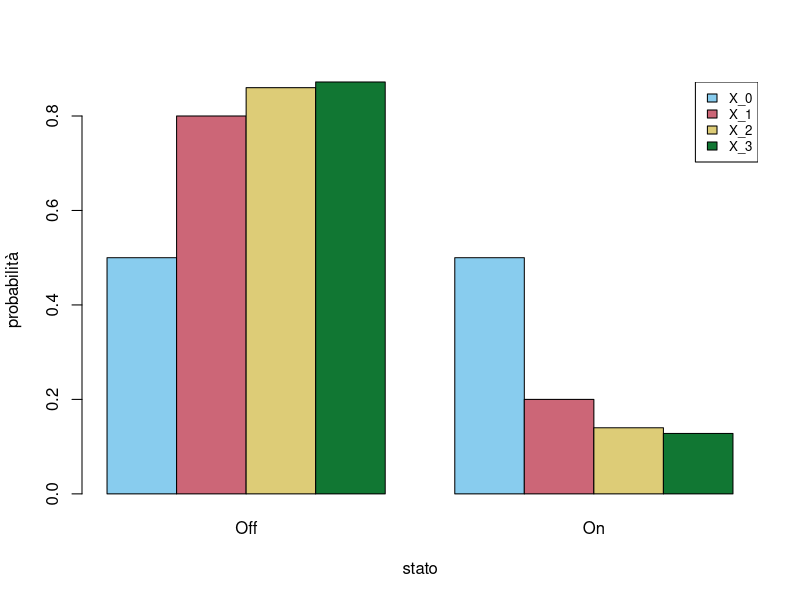
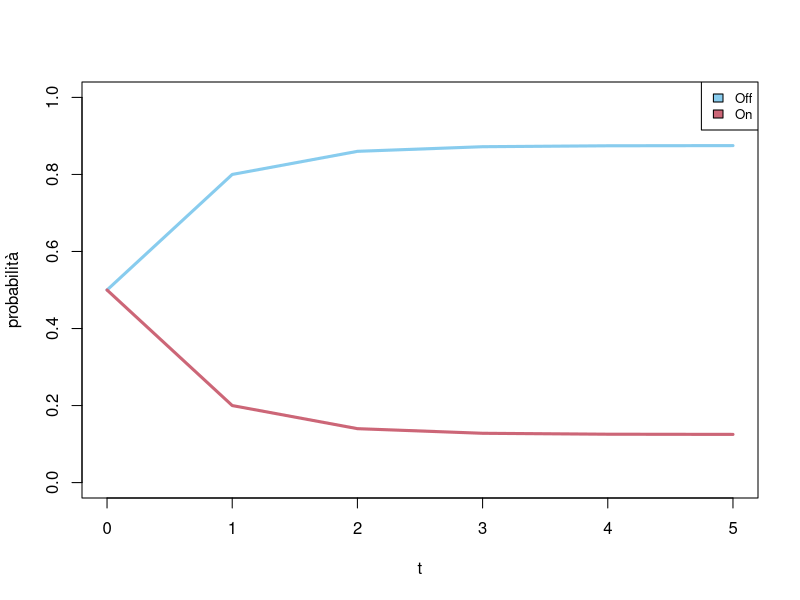
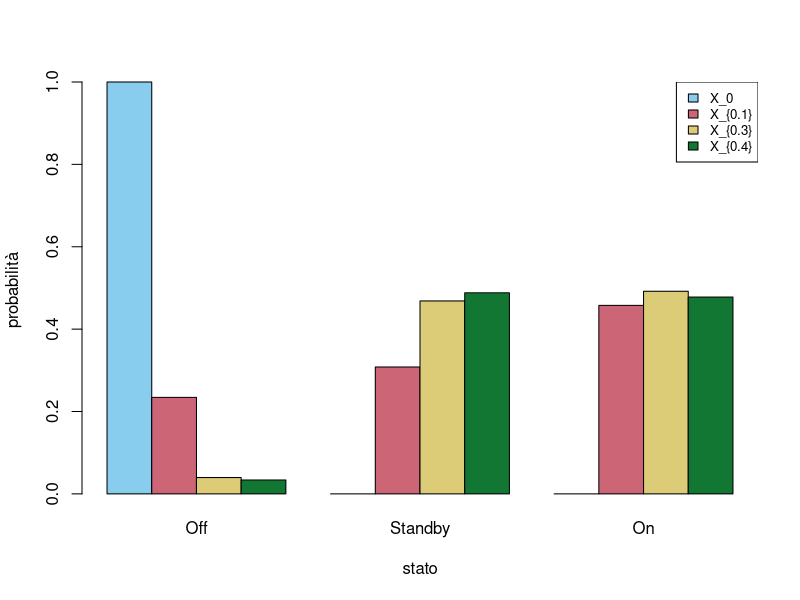
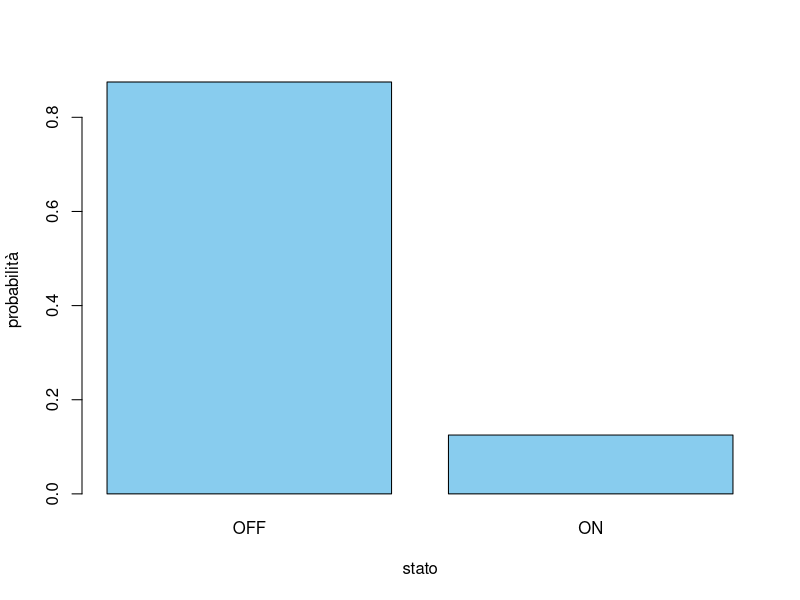
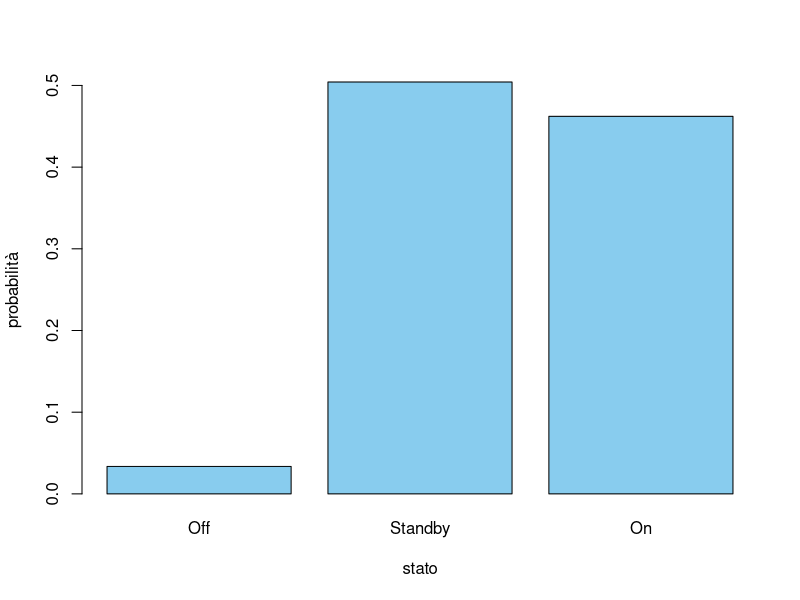

The R script that drew these images, in order:
## ---- chunk 1

miei_colori  = c("#88CCEE", "#CC6677", "#DDCC77", "#117733", "#332288", "#AA4499", "#888888")

#Parametri globali
knitr::opts_chunk$set(dev='svg', fig.width = 5, fig.align = 'center', tidy=FALSE)
## ---- chunk 2

# rappresentiamo lo stato iniziale  come un vettore riga

dens_0 <- matrix( c(1/2,1/2), nrow=1)

# definiamo la matrice di transizione

Q = matrix( c(0.9, 0.1, 0.7,0.3 ), nrow=2, byrow=TRUE)

# otteniamo le densità marginali tramite prodotto vettore*matrice

dens_1 = dens_0 %*% Q
dens_2 = dens_1 %*% Q
dens_3 = dens_2 %*% Q

# al solito per rappresentarle in un singolo grafico costruiamo una matrice a partire dalle densità (ciascuna densità è una riga)

dens_matrice <- rbind(dens_0, dens_1, dens_2, dens_3)

# Plottiamo il diagramma a barre

alternative = c("Off", "On")
colori = miei_colori[1:4]

barplot( dens_matrice, beside=TRUE, col=colori, names.arg=alternative, ylab="probabilità", xlab="stato")

# Aggiungiamo una legenda

legend('topright', fill=colori, legend=c("X_0", "X_1", "X_2", "X_3"), cex=0.8)

## ---- chunk 3


t = seq(0,5, by=1)

dens = dens_0
dens_matrice = dens_0

for(iter in 2:length(t)){
  dens = dens %*% Q
  dens_matrice = rbind( dens_matrice, dens)
}

plot( t, dens_matrice[,1], col=miei_colori[1], ylim=c(0,1), ylab='probabilità', type='l', lwd=3)
lines( t, dens_matrice[,2], col=miei_colori[2],type='l', lwd=3)



legend('topright', fill=colori, legend=c("Off",  "On"), cex=0.8)

## ---- chunk 4

# rappresentiamo lo stato iniziale  come un vettore riga

dens_0 <- matrix( c(1,0,0), nrow=1)

# definiamo la matrice delle intensità di salto

L = matrix( c(-15, 5, 10, 1, -4, 3, 0, 4, -4 ), nrow=3, byrow=TRUE)

# carichiamo la libreria Matrix

library("Matrix")

# otteniamo le densità marginali tramite prodotto vettore*matrice

dens_01 = dens_0 %*% expm(0.1*L)
# per calcolare la densità al tempo 0.3 possiamo ulteriormente moltiplicare la densità al tempo 0.1 per l'esponenziale exp(0.2 L)
dens_03 = dens_01 %*%  expm(0.2*L)
dens_04 = dens_03 %*%  expm(0.1*L)

# al solito per rappresentarle in un singolo grafico costruiamo una matrice a partire dalle densità (ciascuna densità è una riga). È necessario convertire in una matrice perché la libreria Matrix usa un altro oggetto per le matrici -- e il comando barplot non lo riconosce correttamente

dens_matrice <- as.matrix(rbind(dens_0, dens_01, dens_03, dens_04))

# Plottiamo il diagramma a barre

alternative = c("Off", "Standby", "On")
colori = miei_colori[1:4]

barplot( dens_matrice, beside=TRUE, col=colori, names.arg=alternative, ylab="probabilità", xlab="stato")

# Aggiungiamo una legenda

legend('topright', fill=colori, legend=c("X_0", "X_{0.1}", "X_{0.3}", "X_{0.4}"), cex=0.8)

## ---- chunk 5

Q = matrix( c(0.9, 0.1, 0.7,0.3 ), nrow=2, byrow=TRUE)

#calcoliamo autovalori e autovettori della matrice Q trasposta

sol = eigen(t(Q))

sol$values
sol$vectors

# siamo interessati all'autovettore di autovalore 1 che è il primo

pi_inv = sol$vectors[, 1]
pi_inv = pi_inv/sum(pi_inv)

# la distribuzione invariante è quindi

pi_inv

# rappresentiamola con un barplot

alternative = c("OFF", "ON")
colori = miei_colori[1]

barplot( pi_inv, col=colori, names.arg=alternative, ylab="probabilità", xlab="stato")

## ---- chunk 6
L = matrix( c(-15, 5, 10, 1, -4, 3, 0, 4, -4 ), nrow=3, byrow=TRUE)


sol = eigen(t(L))

sol$values
sol$vectors

# siamo interessati all'autovettore di autovalore 0, che è il terzo

pi_inv = sol$vectors[,3]
pi_inv = pi_inv/sum(pi_inv)

# la distribuzione invariante è quindi

pi_inv

# rappresentiamola con un barplot

alternative = c("Off", "Standby", "On")
colori = miei_colori[1]

barplot( pi_inv, col=colori, names.arg=alternative, ylab="probabilità", xlab="stato")
